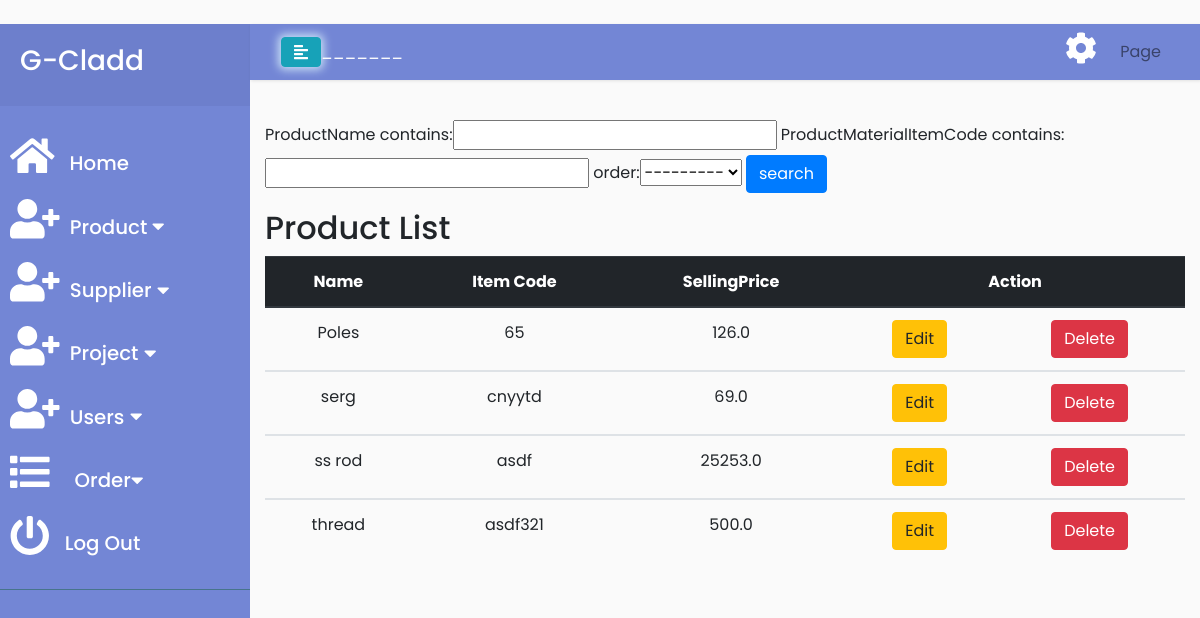
/product/ (signed in), run on the app's committed database.
### product/models.py (models this page shows)
class ProductRegister(models.Model):
    productName= models.CharField(max_length=100)
    productMaterialItemCode= models.CharField(max_length=100)
    productBrandNewSellingRate= models.FloatField()
    productSecondHandSellingRate= models.FloatField()
    productLossRate=models.FloatField()
    productRepairRate=models.FloatField()
    productCleaningRate=models.FloatField()
    productDailyRentalRate=models.FloatField()
    productWeeklyRentalRate=models.FloatField()
    productMonthlyRentalRate=models.FloatField()
    productDailyHireCharge=models.FloatField()
    productWeeklyHireCharge=models.FloatField()
    productMonthlyHireCharge=models.FloatField()
    productRecordedBy=models.CharField(max_length=100)
    supplierName=models.CharField(max_length=100)
    remarks=models.CharField(max_length=200)
    def get_absolute_url(self):
        return reverse('product_detail',args=[self.id])
    def get_update_url(self):
        return reverse('product_update',args=[self.id])
    def get_delete_url(self):
        return reverse('product_delete',args=[self.id])
    def __str__(self):
        return self.productName
    class Meta:
        ordering=['productName']

### product/views.py (the view)
# urls.py: path('',views.ProductListView.as_view(),name='product_list'),
class ProductListView(generic.ListView):
    model=ProductRegister
    paginate_by=10
    context_object_name='product_list'
    template_name='product/product_list.html'
    def get_context_data(self, **kwargs):
        context =super().get_context_data(**kwargs)
        context['filter']=ProductFilter(self.request.GET,self.get_queryset())
        return context

### product/templates/product/product_list.html (shortened to what this page needs)
{% extends 'layout.html'%}
{% block content%}
    <form method="GET">
        {{filter.form }}
        <button class='btn btn-primary' type="submit">search</button>
    </form>
    <h2>Product List</h2>
    {% if filter.qs%}
    <table class="table table-hover" style="text-align:center">
        <thead class="thead-dark">
            <tr>
                <th>Name</th>
                <th>Item Code</th>
                <th>SellingPrice</th>
                <th colspan="2">Action</th>
            </tr>
        </thead>
        <tbody>
        {% for product in filter.qs%}
            <tr>
                <td><a href="{{ product.get_absolute_url }}">{{product}}</a></td>
                <td>{{product.productMaterialItemCode}}</td>
                <td>{{product.productBrandNewSellingRate}}</td>
                <td><a href="{{product.get_update_url}}"><button class="btn btn-warning">Edit</button></a></td>
                <td><a href="{{product.get_delete_url}}"><button class="btn btn-danger">Delete</button></a></td>
            </tr>
        </tbody>
        {% endfor%}
    </table>
    {% else %}
        <H2>No product found </H2>
    {% endif %}
{% endblock %}

### static/site.css (style rules this page uses)
body { font-family: 'Poppins', sans-serif; background: #fafafa; }
a, a:hover, a:focus { color: inherit; text-decoration: none; transition: all 0.3s; }

### data on the page
ProductRegister: productName "Poles", productMaterialItemCode "65", productBrandNewSellingRate "126.0"
ProductRegister: productName "serg", productMaterialItemCode "cnyytd", productBrandNewSellingRate "69.0"
ProductRegister: productName "ss rod", productMaterialItemCode "asdf", productBrandNewSellingRate "25253.0"
ProductRegister: productName "thread", productMaterialItemCode "asdf321", productBrandNewSellingRate "500.0"
